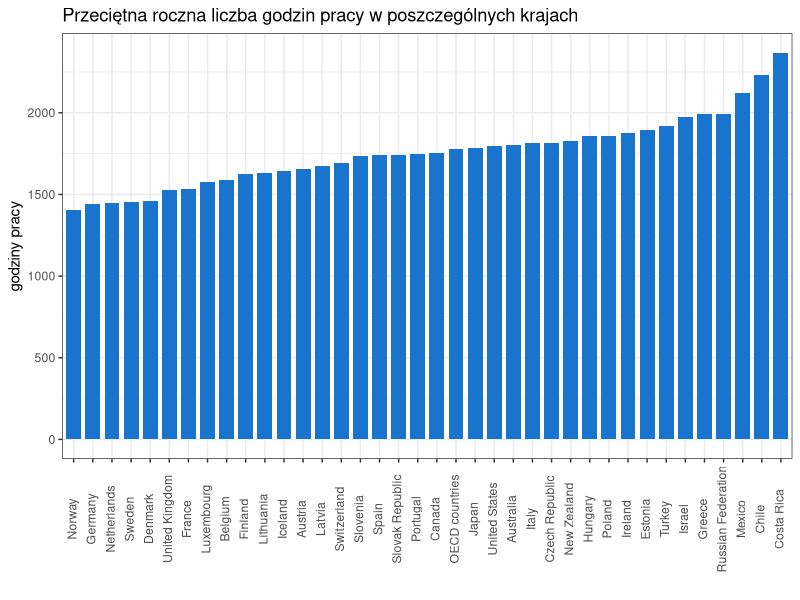

This figure's R source:
library(ggplot2)
library(dplyr)

DF <- read.csv("DF.csv")

DF %>%
  filter(Time == 2004, Employment.status == "Total employment") %>%
  select("Country", "Value") %>%
  arrange(Value) -> DF

DF$Country <- factor(DF$Country, levels = DF$Country)

ggplot(DF, aes(x = Country, y = Value)) +
  theme_bw() +
  geom_col(width = 0.78, fill = "dodgerblue3") +
  theme(axis.text.x = element_text(angle = 90, vjust = 0.3)) +
  xlab("") +
  ylab("godziny pracy") +
  ggtitle("Przeciętna roczna liczba godzin pracy w poszczególnych krajach")

